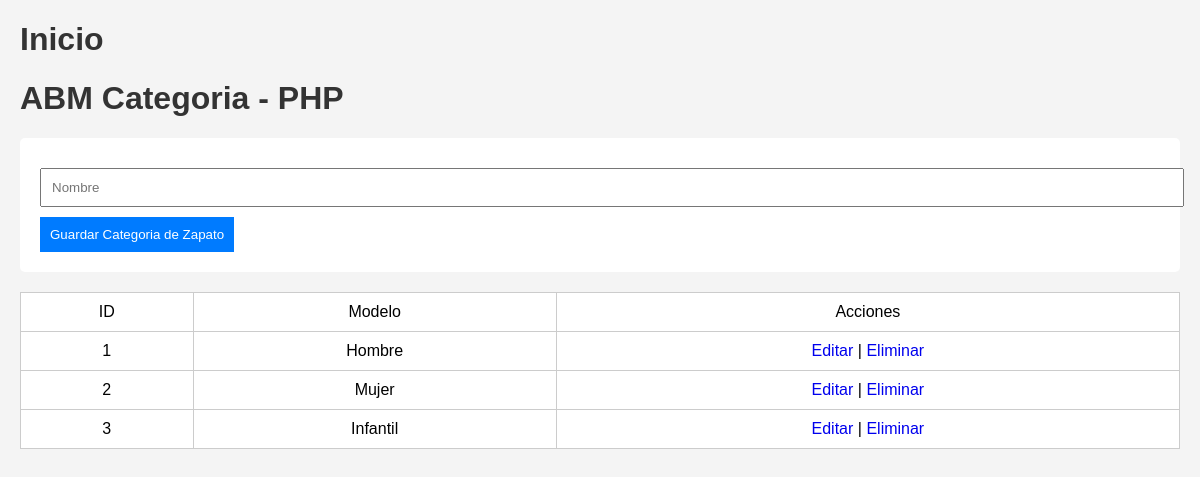
Screenshot of /modelo.php with the database file from the repository.
### tables this page shows
CREATE TABLE `modelo_zapato` (
  `id_categoria` int(11) NOT NULL AUTO_INCREMENT,
  `modelo` varchar(16) NOT NULL,
  PRIMARY KEY (`id_categoria`)
);

### modelo.php (the view, shortened to what this page needs)
<?php
include("conexion.php");
$sql = "SELECT * FROM modelo_zapato";
$resultado = mysqli_query($conexion, $sql);
?>
<!DOCTYPE html>
<html lang="en">
<head>
</head>
<body>
    <a href="abm.php"><h1>Inicio</h1></a>
    <h1>ABM Categoria - PHP</h1>
    <form action="" method="POST">
    <input type="text"
           name="modelo"
           placeholder="Nombre"
           required>
    <button type="submit">Guardar Categoria de Zapato</button>
    </form>
    <table>
        <tr>
            <td>ID</td>
            <td>Modelo</td>
            <td>Acciones</td>
        </tr>
        <?php while($fila=mysqli_fetch_assoc($resultado)){?>
        <tr>
            <td><?= $fila['id_categoria']?></td>
            <td><?= $fila['modelo']?></td>
            <td>
                <a href="editar_modelo.php?id=<?= $fila['id_categoria'] ?>">Editar</a>
                |
                <a href="eliminar_modelo.php?id=<?= $fila['id_categoria'] ?>">Eliminar</a>
            </td>
        </tr>
        <?php } ?>
    </table>
</body>
</html>

### modelo.php (style rules this page uses)
body { font-family: Arial; background: #f4f4f4; margin: 20px; }
h1 { color: #333; }
form { background: white; padding: 20px; margin-bottom: 20px; border-radius: 5px; }
input { width: 100%; padding: 10px; margin-top: 10px; }
button { padding: 10px; margin-top: 10px; background: #007bff; color: white; border: none; cursor: pointer; }
table { width: 100%; border-collapse: collapse; background: white; }
table, th, td { border: 1px solid #ccc; }
th, td { padding: 10px; text-align: center; }
a { text-decoration: none; }

### rows the page displays
modelo_zapato: id_categoria "1", modelo "Hombre"
modelo_zapato: id_categoria "2", modelo "Mujer"
modelo_zapato: id_categoria "3", modelo "Infantil"
